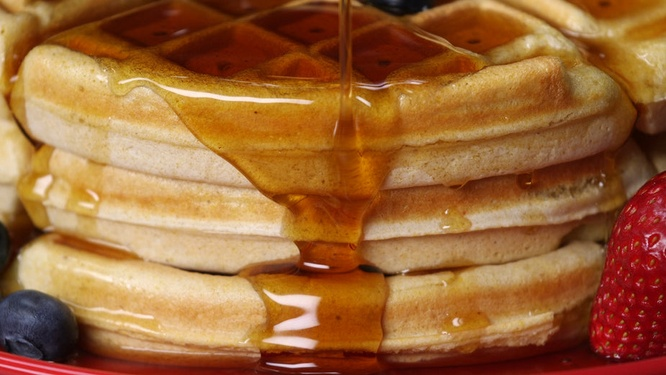
%> input picture Capítulo_6/Experimento_1/imagen1.jpg, 666 x 375 px, shrunk from 925 x 520 before the run
$ octave archivo_principal.m   (GNU Octave 9; MATLAB toolbox functions it lacks are replaced by stand-ins)
%> lines starting %> are read from the running program, lines starting %| are printed output that depends on the picture
### Capítulo_6/Experimento_1/c_identidad.m

function I = c_identidad(n,p)

%Esta función crea un tensor identidad bajo el c-producto.

% Entradas: número de caras laterales y horizontales (n)
%           número de caras frontales (p)

% Salidas: tensor I de tamaño n x n x p

    It = zeros(n,n,p); %Crea un tensor de ceros
    for k = 1:p
        It(:,:,k) = eye(n); %A cada cara frontal asigna una matriz identidad.
    end
    I = idct(It,[],3); %Determina el tensor identidad bajo el c-producto
end

### Capítulo_6/Experimento_1/archivo_principal.m

% Experimento 1: Reducción de ruido en imágenes a color
%Capítulo 6
%Referencia:
% Tesis = Un enfoque alternativo par la aproximación de la pseudoinvera
%         tensorial y su aplicación en el procesamiento de imágenes y
%         videos
% Autor = Valverde-Sánchez, Samuel
% Maestría profesional en métodos matemáticos y aplicaciones (Universidad
% de Costa Rica)

clc; clear; close all

%% Reducción de ruido en la imagen 1

% Abrir ventana para la imagen 1
figure(1), clf

% Parámetros iniciales
iterMax = 1000; tol = 1e-10; s = 10;

%Cargar la imagen fuente
A = im2double(imread('imagen1.jpg'));
[m,n,p] = size(A);
%> m = 375; n = 666; p = 3
texto = ['La imagen 1 es de tamaño ', num2str(m), ' x ', num2str(n), ' x ', num2str(p)];
%> texto = 'La imagen 1 es de tamaño 375 x 666 x 3'
subplot(1,5,1)
imshow(A)
title('Imagen 1 (fuente)')
disp(texto)
%| La imagen 1 es de tamaño 375 x 666 x 3

% Cargar la imagen con ruido
B = im2double(imread('imagen1_ruido.jpg'));
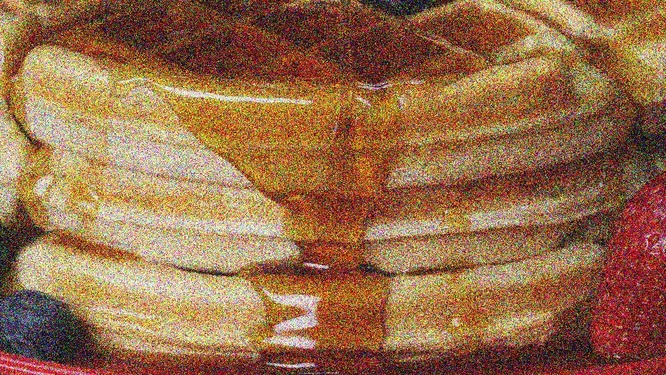
%> input picture Capítulo_6/Experimento_1/imagen1_ruido.jpg, 666 x 375 px, shrunk from 925 x 520 before the run
subplot(1,5,2)
imshow(B)
title('Imagen 1 (con ruido)')

% Eliminación de ruido con el Algoritmo 5
tic;
I = c_identidad(m,p);
%> after the loop in c_identidad, `for k = 1:p`:
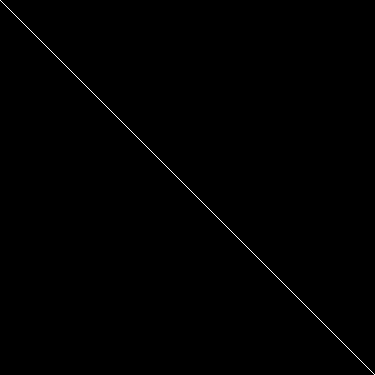
%> It: size 375x375x3 double; values 0 (black) and 1 (white), 0.27% white in thin lines or dots
%> the run ends on the next line
